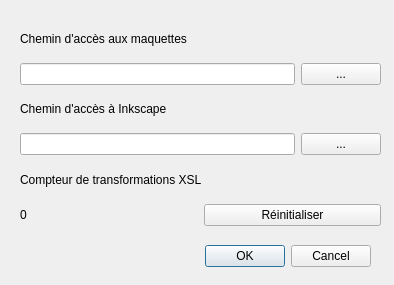
<ui version="4.0" >
 <class>preferencesDialog</class>
 <widget class="QDialog" name="preferencesDialog" >
  <property name="geometry" >
   <rect>
    <x>0</x>
    <y>0</y>
    <width>394</width>
    <height>285</height>
   </rect>
  </property>
  <property name="sizePolicy" >
   <sizepolicy vsizetype="Fixed" hsizetype="Fixed" >
    <horstretch>0</horstretch>
    <verstretch>0</verstretch>
   </sizepolicy>
  </property>
  <property name="windowTitle" >
   <string>Préférences</string>
  </property>
  <widget class="QDialogButtonBox" name="buttonBox" >
   <property name="geometry" >
    <rect>
     <x>30</x>
     <y>240</y>
     <width>341</width>
     <height>32</height>
    </rect>
   </property>
   <property name="orientation" >
    <enum>Qt::Horizontal</enum>
   </property>
   <property name="standardButtons" >
    <set>QDialogButtonBox::Cancel|QDialogButtonBox::NoButton|QDialogButtonBox::Ok</set>
   </property>
  </widget>
  <widget class="QWidget" name="layoutWidget" >
   <property name="geometry" >
    <rect>
     <x>20</x>
     <y>20</y>
     <width>361</width>
     <height>206</height>
    </rect>
   </property>
   <layout class="QVBoxLayout" >
    <item>
     <layout class="QGridLayout" >
      <item row="0" column="0" >
       <widget class="QLabel" name="templatesPathLabel" >
        <property name="text" >
         <string>Chemin d'accès aux maquettes</string>
        </property>
       </widget>
      </item>
      <item row="1" column="0" >
       <widget class="QLineEdit" name="templatesPathEdit" />
      </item>
      <item row="1" column="1" >
       <widget class="QPushButton" name="templatesPathButton" >
        <property name="text" >
         <string>...</string>
        </property>
       </widget>
      </item>
     </layout>
    </item>
    <item>
     <layout class="QGridLayout" >
      <item row="0" column="0" colspan="2" >
       <widget class="QLabel" name="inkscapePathLabel" >
        <property name="text" >
         <string>Chemin d'accès à Inkscape</string>
        </property>
       </widget>
      </item>
      <item row="1" column="0" >
       <widget class="QLineEdit" name="inkscapePathEdit" />
      </item>
      <item row="1" column="1" >
       <widget class="QPushButton" name="inkscapePathButton" >
        <property name="text" >
         <string>...</string>
        </property>
       </widget>
      </item>
     </layout>
    </item>
    <item>
     <layout class="QVBoxLayout" >
      <item>
       <widget class="QLabel" name="label" >
        <property name="text" >
         <string>Compteur de transformations XSL</string>
        </property>
       </widget>
      </item>
      <item>
       <layout class="QHBoxLayout" >
        <item>
         <widget class="QLabel" name="transformCounter" >
          <property name="text" >
           <string>0</string>
          </property>
         </widget>
        </item>
        <item>
         <widget class="QPushButton" name="resetTransformCounterButton" >
          <property name="text" >
           <string>Réinitialiser</string>
          </property>
         </widget>
        </item>
       </layout>
      </item>
     </layout>
    </item>
   </layout>
  </widget>
 </widget>
 <resources/>
 <connections>
  <connection>
   <sender>buttonBox</sender>
   <signal>accepted()</signal>
   <receiver>preferencesDialog</receiver>
   <slot>accept()</slot>
   <hints>
    <hint type="sourcelabel" >
     <x>248</x>
     <y>254</y>
    </hint>
    <hint type="destinationlabel" >
     <x>157</x>
     <y>274</y>
    </hint>
   </hints>
  </connection>
  <connection>
   <sender>buttonBox</sender>
   <signal>rejected()</signal>
   <receiver>preferencesDialog</receiver>
   <slot>reject()</slot>
   <hints>
    <hint type="sourcelabel" >
     <x>316</x>
     <y>260</y>
    </hint>
    <hint type="destinationlabel" >
     <x>286</x>
     <y>274</y>
    </hint>
   </hints>
  </connection>
 </connections>
</ui>
